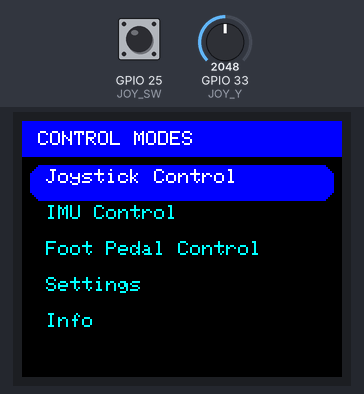
The sketch below on a simulated ESP32. Parts: 160×128 colour display. The test bench sets the inputs (shaded band); at power-on: GPIO 33 (JOY_Y) = 2048, GPIO 25 (JOY_SW) HIGH.

Above: at 1.7 s.
1.8 s: GPIO 33 (JOY_Y) set to 3433
3.3 s: GPIO 33 (JOY_Y) set to 3538
At 4.5 s:
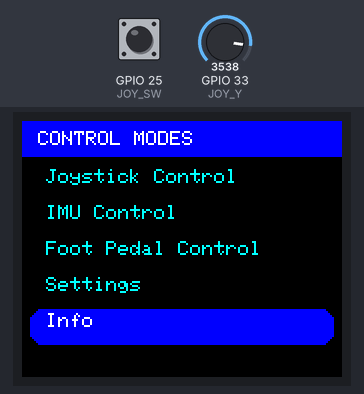
5.3 s: GPIO 25 (JOY_SW) pulled LOW for 1 s
At 6.9 s:
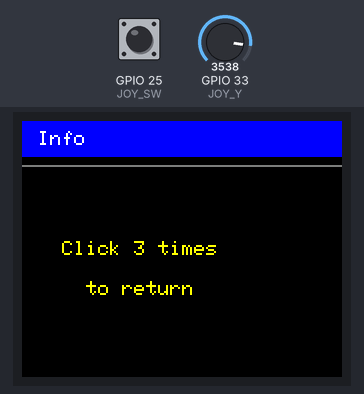
7.8 s: GPIO 25 (JOY_SW) pulled LOW for 0.15 s
At 8.7 s:
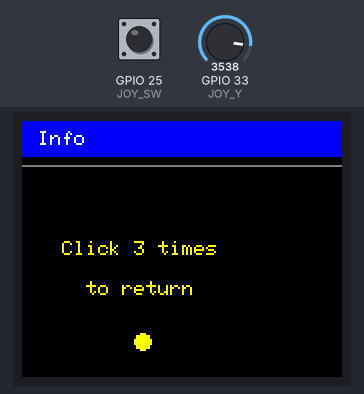
9.5 s: GPIO 25 (JOY_SW) pulled LOW for 3.2 s
At 10.01 s:
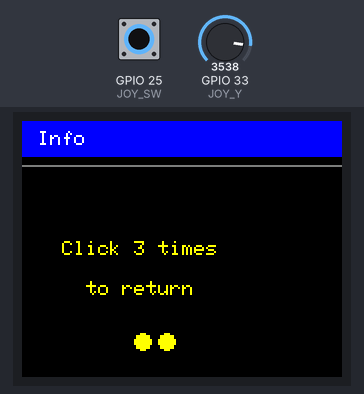
14.2 s: GPIO 33 (JOY_Y) set to 1031
15.7 s: GPIO 33 (JOY_Y) set to 951
At 15.8 s:
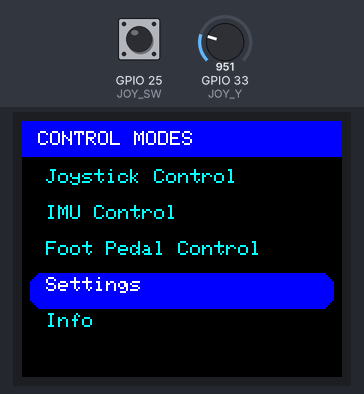
Timing chart, 0 to 18.7 s (numbered marks = the images above; inputs shaded):
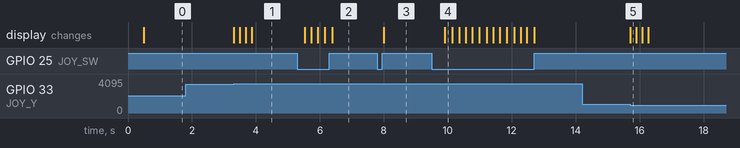

Measured:
- the behaviour switches between 3500 and 3501 on GPIO 33 (JOY_Y) (found by bisection; images 0 and 1)
- the behaviour switches between 1000 and 999 on GPIO 33 (JOY_Y) (found by bisection; images 4 and 5)
- after the input at 1.8 s, every drawn part: stays the same
- after the input at 3.3 s, the display: first changes at once (image 1 shows a later state)
- after the input at 5.3 s, the display: changes after 0.23 s (image 2)
- after the input at 7.8 s, the display: changes after 0.20 s (image 3)
- after the input at 9.5 s, the display: changes after 0.40 s (image 4)
- after the input at 14.2 s, every drawn part: stays the same
- after the input at 15.7 s, the display: changes at once (image 5)

The sketch:

Better_UI.ino
```cpp
#include <SPI.h>
#include <Adafruit_GFX.h>
#include <Adafruit_ST7735.h>
#include <WiFi.h>
#include <esp_now.h>
#include <math.h>

// ================= TFT CONFIG =================
#define ST77XX_DARKGREY 0x7BEF
#define TFT_CS   5
#define TFT_DC   2
#define TFT_RST  4
#define TFT_SCK  18
#define TFT_MOSI 23

Adafruit_ST7735 tft(TFT_CS, TFT_DC, TFT_MOSI, TFT_SCK, TFT_RST);

// ---------- JOYSTICK ----------
#define JOY_X 32
#define JOY_Y 33
#define JOY_SW 25

// ---------- RECEIVER MAC ----------
uint8_t receiverMAC[] = {0x80, 0xF3, 0xDA, 0x40, 0xE4, 0xC0};

// ---------- PACKET FORMAT ----------
typedef struct {
  char mode[20];
  char control[20];
  int  angle;
} dataPacket;

dataPacket txData;

// ---------- PEDAL ----------
typedef struct {
  int angle;
} pedalPacket;

// ---------- IMU ----------
typedef struct {
  float pitch;
  float calib_mean;
  float deadband;
} imuPayload_t;

volatile bool imuHasData = false;
imuPayload_t lastImuPayload;

// ---------- MENU ----------
String menuItems[] = {
  "Joystick Control",
  "IMU Control",
  "Foot Pedal Control",
  "Settings",
  "Info"
};

const int menuCount = sizeof(menuItems) / sizeof(menuItems[0]);
int selected = 0;
int lastSelected = -1;
int activeModeIndex = -1;

bool inMode = false;
int clickCount = 0;
unsigned long lastClickTime = 0;
const int clickTimeout = 700;

unsigned long lastStepTime = 0;
unsigned long lastMoveTime = 0;
const int controlStepInterval = 15;
const int scrollDelay = 180;

int servoPos = 0;

// =====================================================
//  UI HELPERS
// =====================================================
void drawFooter(const char* text) {
  tft.fillRect(0, 140, 160, 20, ST77XX_BLACK);
  tft.setTextColor(ST77XX_DARKGREY);
  tft.setCursor(10, 146);
  tft.print(text);
}

void drawMenuStatic() {
  tft.fillScreen(ST77XX_BLACK);

  // Title
  tft.fillRect(0, 0, 160, 18, ST77XX_BLUE);
  tft.setTextColor(ST77XX_WHITE);
  tft.setCursor(8, 5);
  tft.print("CONTROL MODES");

  // Menu items
  for (int i = 0; i < menuCount; i++) {
    int y = 24 + i * 18;
    tft.setTextColor(ST77XX_CYAN);
    tft.setCursor(12, y);
    tft.print(menuItems[i]);
  }

  drawFooter("Move joystick | Press to select");

  lastSelected = selected;
  updateMenuSelection(-1, selected);
}

void updateMenuSelection(int oldIndex, int newIndex) {
  if (oldIndex >= 0) {
    int yOld = 22 + oldIndex * 18;
    tft.fillRect(0, yOld, 160, 18, ST77XX_BLACK);
    tft.setTextColor(ST77XX_CYAN);
    tft.setCursor(12, yOld + 2);
    tft.print(menuItems[oldIndex]);
  }

  int yNew = 22 + newIndex * 18;
  tft.fillRoundRect(4, yNew, 152, 18, 6, ST77XX_BLUE);
  tft.setTextColor(ST77XX_WHITE);
  tft.setCursor(12, yNew + 2);
  tft.print(menuItems[newIndex]);
}

void enterModeScreen(int idx) {
  tft.fillScreen(ST77XX_BLACK);

  tft.fillRect(0, 0, 160, 18, ST77XX_BLUE);
  tft.setTextColor(ST77XX_WHITE);
  tft.setCursor(8, 5);
  tft.print(menuItems[idx]);

  tft.drawFastHLine(0, 22, 160, ST77XX_DARKGREY);

  tft.setTextColor(ST77XX_YELLOW);
  tft.setCursor(20, 60);
  tft.print("Click 3 times");

  tft.setCursor(32, 80);
  tft.print("to return");

  clickCount = 0;
}

void drawExitDots(int count) {
  int startX = 60;
  int y = 110;

  tft.fillRect(40, y - 6, 80, 12, ST77XX_BLACK);

  for (int i = 0; i < count; i++) {
    tft.fillCircle(startX + i * 12, y, 4, ST77XX_YELLOW);
  }
}

// =====================================================
//  ESP-NOW
// =====================================================
void sendAngleToReceiver(const char* modeStr, const char* controlStr, int angle) {
  angle = constrain(angle, 0, 180);
  strncpy(txData.mode, modeStr, sizeof(txData.mode));
  strncpy(txData.control, controlStr, sizeof(txData.control));
  txData.mode[19] = 0;
  txData.control[19] = 0;
  txData.angle = angle;
  esp_now_send(receiverMAC, (uint8_t*)&txData, sizeof(txData));
}

void sendResetToReceiver() {
  servoPos = 0;
  sendAngleToReceiver("SYS", "Reset", 0);
}

// ---------- ESP-NOW RECEIVE ----------
void onDataRecv(const uint8_t*, const uint8_t *data, int len) {

  if (len == sizeof(imuPayload_t)) {
    memcpy(&lastImuPayload, data, sizeof(imuPayload_t));
    imuHasData = true;
    return;
  }

  if (len == sizeof(pedalPacket)) {
    pedalPacket p;
    memcpy(&p, data, sizeof(p));
    sendAngleToReceiver("Foot", "Foot Pedal Control", p.angle);

    tft.fillRect(0, 120, 160, 20, ST77XX_BLACK);
    tft.setTextColor(ST77XX_GREEN);
    tft.setCursor(10, 125);
    tft.print("Pedal: ");
    tft.print(p.angle);
  }
}

// =====================================================
//  MODES
// =====================================================
void handleJoystickMode() {
  if (millis() - lastStepTime < controlStepInterval) return;
  lastStepTime = millis();

  int x = analogRead(JOY_X);
  if (abs(x - 2048) < 120) return;

  if (x > 2500 && servoPos < 180) servoPos++;
  else if (x < 1500 && servoPos > 0) servoPos--;

  sendAngleToReceiver("Joystick", "Joystick Control", servoPos);
}

void handleIMUMode() {
  if (!imuHasData) return;
  if (millis() - lastStepTime < controlStepInterval) return;
  lastStepTime = millis();

  float err = lastImuPayload.pitch - lastImuPayload.calib_mean;
  if (fabs(err) < lastImuPayload.deadband) return;

  if (err > 0 && servoPos < 180) servoPos++;
  else if (err < 0 && servoPos > 0) servoPos--;

  sendAngleToReceiver("IMU", "IMU Control", servoPos);
}

// =====================================================
//  SETUP
// =====================================================
void setup() {
  Serial.begin(115200);
  pinMode(JOY_SW, INPUT_PULLUP);

  tft.initR(INITR_BLACKTAB);
  tft.setRotation(1);
  tft.fillScreen(ST77XX_BLACK);

  tft.setTextColor(ST77XX_WHITE);
  tft.setCursor(10, 10);
  tft.print("Booting...");

  WiFi.mode(WIFI_STA);
  esp_now_init();
  esp_now_register_recv_cb(onDataRecv);

  esp_now_peer_info_t peerInfo = {};
  memcpy(peerInfo.peer_addr, receiverMAC, 6);
  peerInfo.channel = 0;
  peerInfo.encrypt = false;
  esp_now_add_peer(&peerInfo);

  delay(300);
  drawMenuStatic();
}

// =====================================================
//  LOOP
// =====================================================
void loop() {
  int sw = digitalRead(JOY_SW);
  int y = analogRead(JOY_Y);

  if (inMode) {
    if (sw == LOW) {
      delay(200);
      unsigned long now = millis();
      clickCount = (now - lastClickTime < clickTimeout) ? clickCount + 1 : 1;
      lastClickTime = now;
      drawExitDots(clickCount);

      if (clickCount >= 3) {
        clickCount = 0;
        inMode = false;
        sendResetToReceiver();
        drawMenuStatic();
        return;
      }
    }

    if (activeModeIndex == 0) handleJoystickMode();
    else if (activeModeIndex == 1) handleIMUMode();
    return;
  }

  if (y > 3500 && millis() - lastMoveTime > scrollDelay) {
    if (selected < menuCount - 1) selected++;
  }

  if (y < 1000 && millis() - lastMoveTime > scrollDelay) {
    if (selected > 0) selected--;
  }

  if (selected != lastSelected) {
    updateMenuSelection(lastSelected, selected);
    lastSelected = selected;
    lastMoveTime = millis();
  }

  if (sw == LOW) {
    delay(200);
    inMode = true;
    activeModeIndex = selected;
    imuHasData = false;
    enterModeScreen(selected);
  }
}
```
